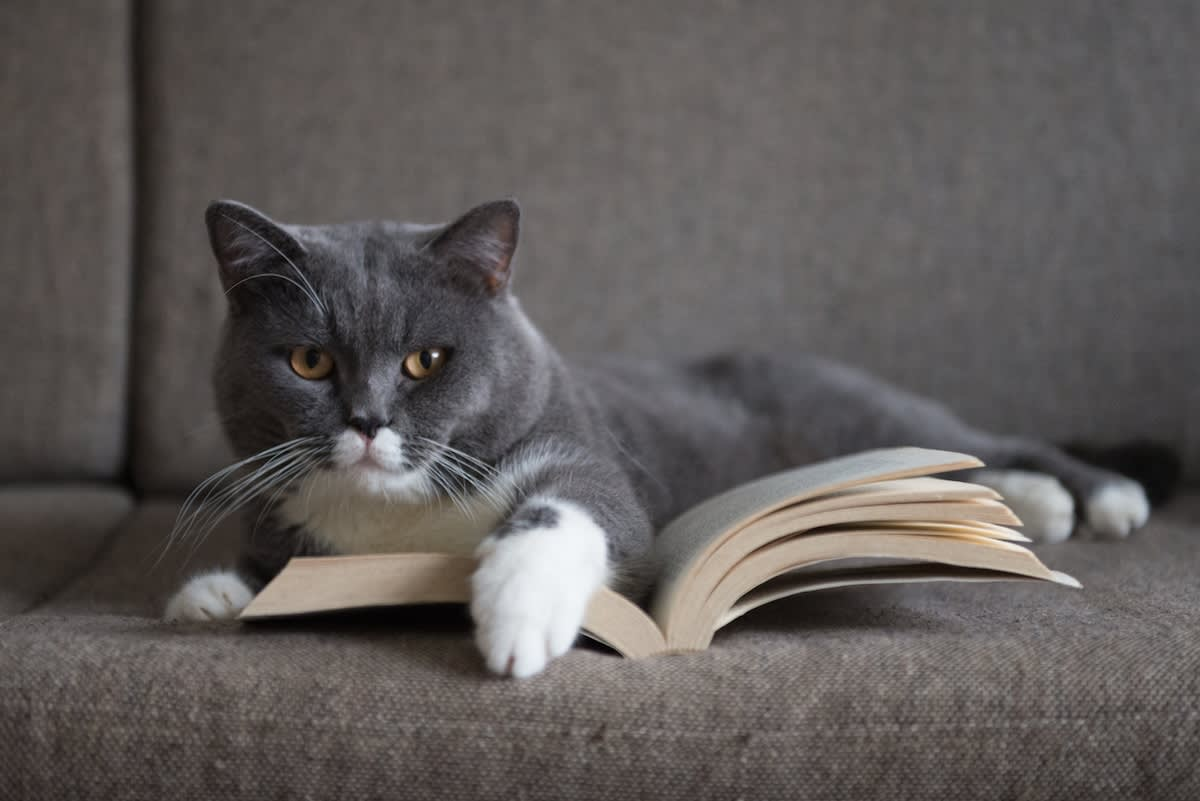
#> input picture Reverse-tasks/lab1/source.png, 1200 x 801 px
$ jupyter execute --allow-errors Radon_Lab.ipynb
#> lines starting #> are read from the running program, lines starting #| are printed output that depends on the picture
# ЛР: Прямое и обратное преобразование Радона

---

## Теория

[cell 1]
import numpy as np
import matplotlib.pyplot as plt
from skimage import io, color, util
from skimage.transform import radon, iradon, resize
from skimage.metrics import mean_squared_error

img_path = 'source.png'
img = io.imread(img_path)
#> img is the input picture: shape (801, 1200, 3); mean R, G, B 95.4, 90.7, 89.2

[cell 2]
# Если RGBA — отбросить alpha-канал
if img.ndim == 3 and img.shape[2] == 4:
    img = img[:, :, :3]

# Перевод в grayscale Y = 0.2125 R + 0.7154 G + 0.0721 B
if img.ndim == 3:
    img = color.rgb2gray(img)
#> img: shape (801, 1200) float64
img = util.img_as_float(img)

# Приведение к квадрату 256x256
N = 256
img = resize(img, (N, N), anti_aliasing=True) # anti_aliasing = Gaussian filter
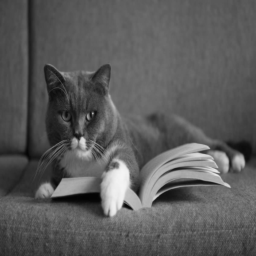
#> img: shape (256, 256) float64; min 0.013, max 0.958, mean 0.359
img = np.clip(img, 0.0, 1.0)
